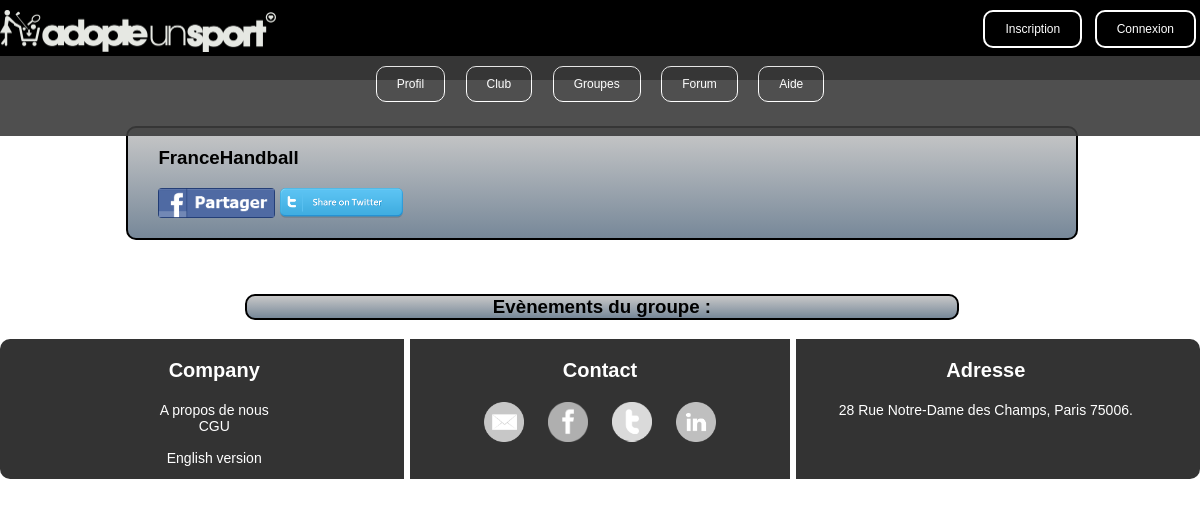
/pagemutablegroupe.php?Titregroupe=FranceHandball, run on an earlier commit of the app's database.
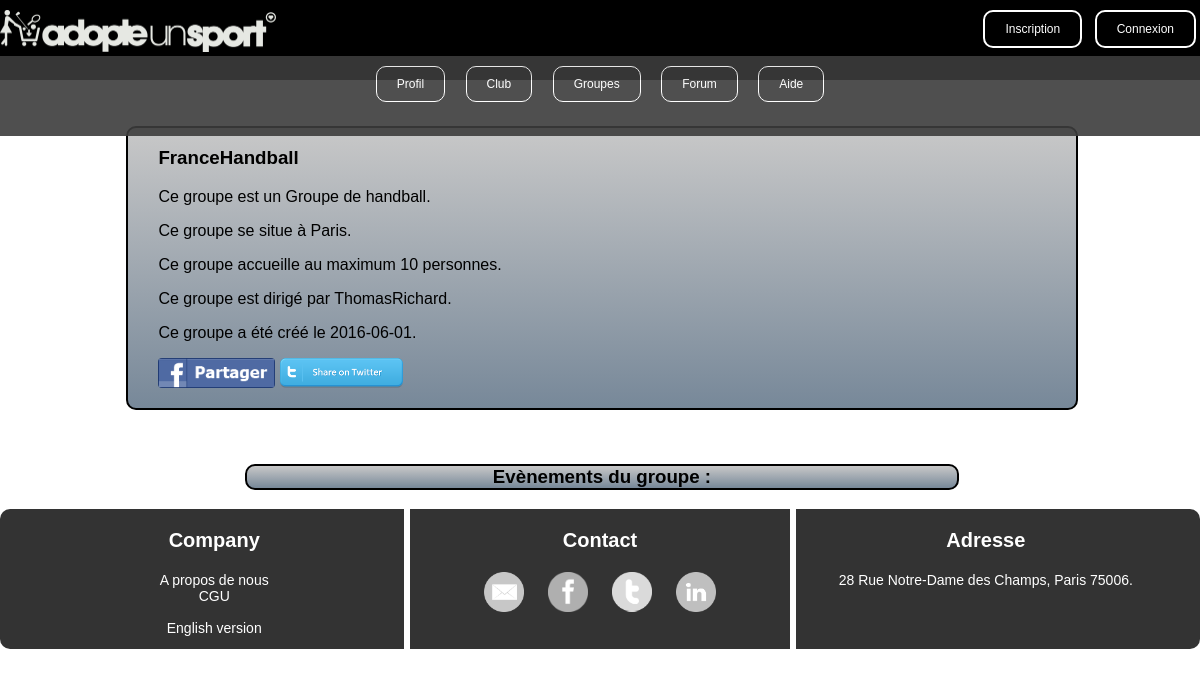
And on a later commit of the database.
### tables this page shows
CREATE TABLE IF NOT EXISTS `groupe` (
  `Id` int(11) NOT NULL AUTO_INCREMENT,
  `Titre` varchar(255) NOT NULL,
  `Descriptif` varchar(1000) NOT NULL,
  `Zone_geographique` varchar(255) NOT NULL,
  `Nb_max_personnes` int(11) NOT NULL,
  `Photo` varchar(255) NOT NULL,
  `Nom_sport` varchar(255) NOT NULL,
  `Pseudo_membre_createur` varchar(255) NOT NULL,
  `Date_creation` date NOT NULL,
  PRIMARY KEY (`Id`)
);

### pagemutablegroupe.php (the view, shortened to what this page needs)
<?php
include_once("model.php");
?>
<!DOCTYPE html>
<html>
	<head>
		<link href='assets/css/styleheaderfooter.css' rel='stylesheet' type='text/css' />
		<link href='assets/css/style.css' rel='stylesheet' type='text/css' />
	</head>
	<body>
		<?php include("headermembre.php"); ?>
		<div class="detailgroupe">
			<h3><?php echo $_GET['Titregroupe']; ?></h3>
			<?php
				try
					{
						$base = new PDO('mysql:host=localhost;dbname=app_info;charset=utf8', 'root', '');
					}
					catch(Exception $e)
					{
	        			die('Erreur : '.$e->getMessage());
					}
				$reponse = $base->query('SELECT Titre, Descriptif, Zone_geographique, Nb_max_personnes, Pseudo_membre_createur, Date_creation FROM groupe WHERE Titre="'.$_GET['Titregroupe'].'"');
				while ($donnees = $reponse->fetch())
					{ ?>
						<p>Ce groupe est un <?php echo $donnees['Descriptif']; ?>.</p>
						<p>Ce groupe se situe à <?php echo $donnees['Zone_geographique']; ?>.</p>
						<p>Ce groupe accueille au maximum <?php echo $donnees['Nb_max_personnes']; ?> personnes.</p>
						<p>Ce groupe est dirigé par <?php echo $donnees['Pseudo_membre_createur']; ?>.</p>
						<p>Ce groupe a été créé le <?php echo $donnees['Date_creation']; ?>.</p>
					<?php
					}
						?><form method="post">
			<P><a target="_blank" href="https://www.facebook.com/sharer/sharer.php?u=pagemutablegroupe.php?Titregroupe=<?php echo $_GET['Titregroupe']; ?>"><img class="lienpartage" src="Images/fbshare.png" /></a>
			<a target="_blank" href="https://twitter.com/home?status=pagemutablegroupe.php?Titregroupe=%3C?php%20echo%20$_GET%5B'Titregroupe'%5D;%20?%3E"><img class="lienpartage" src="Images/twittershare.png" /></a></p>
		</div>
		<h3 class="grouperecent">Evènements du groupe :</h3>
		<?php include("footermembre.php"); ?>
	</body>
</html>

What changed in the data, as far as the page shows it:
added groupe: Descriptif "Groupe de handball", Zone_geographique "Paris", Nb_max_personnes "10", Pseudo_membre_createur "ThomasRichard", Date_creation "2016-06-01"
